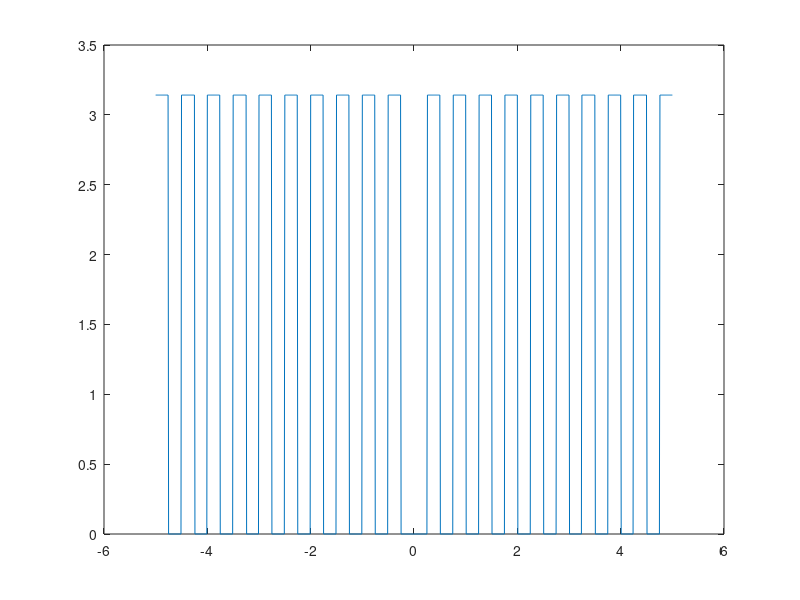

Recreate this plot in MATLAB.
%{
Author: Haruka Kido
EE 314L
Lab 3. Evaluating Fourier Transforms in MatLAB
Activity 1: Phase Spectrum
September 28, 2021
%}

f = -5:.01:5; % sets the range of the frequency
X = 4*sinc(4*f); % defines the Fourier transform of square pulse
plot(f, X) % plots the Fourier spectrum

plot(f, angle(X)) % plot the phase spectrum